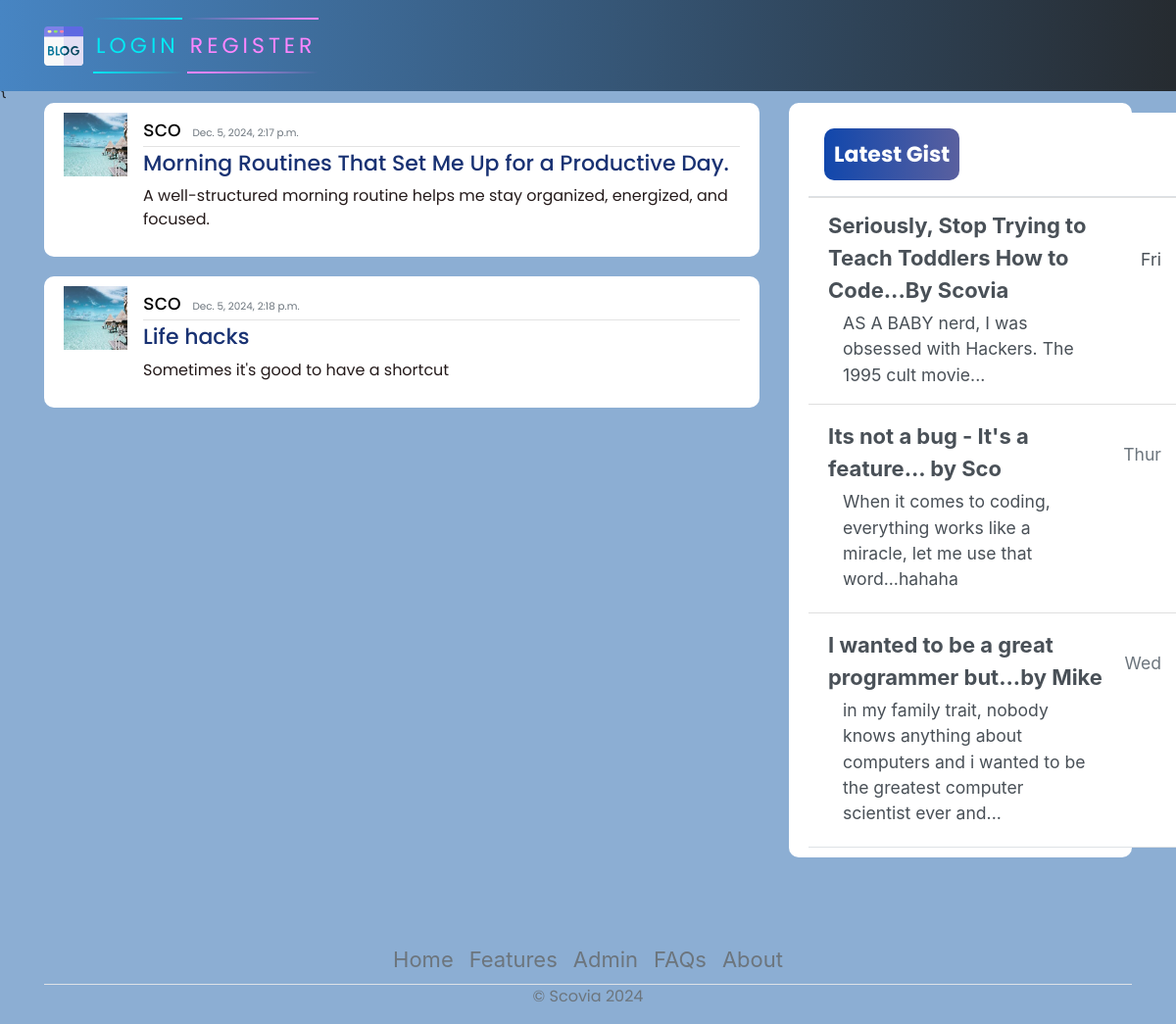
The app's page /, older data.
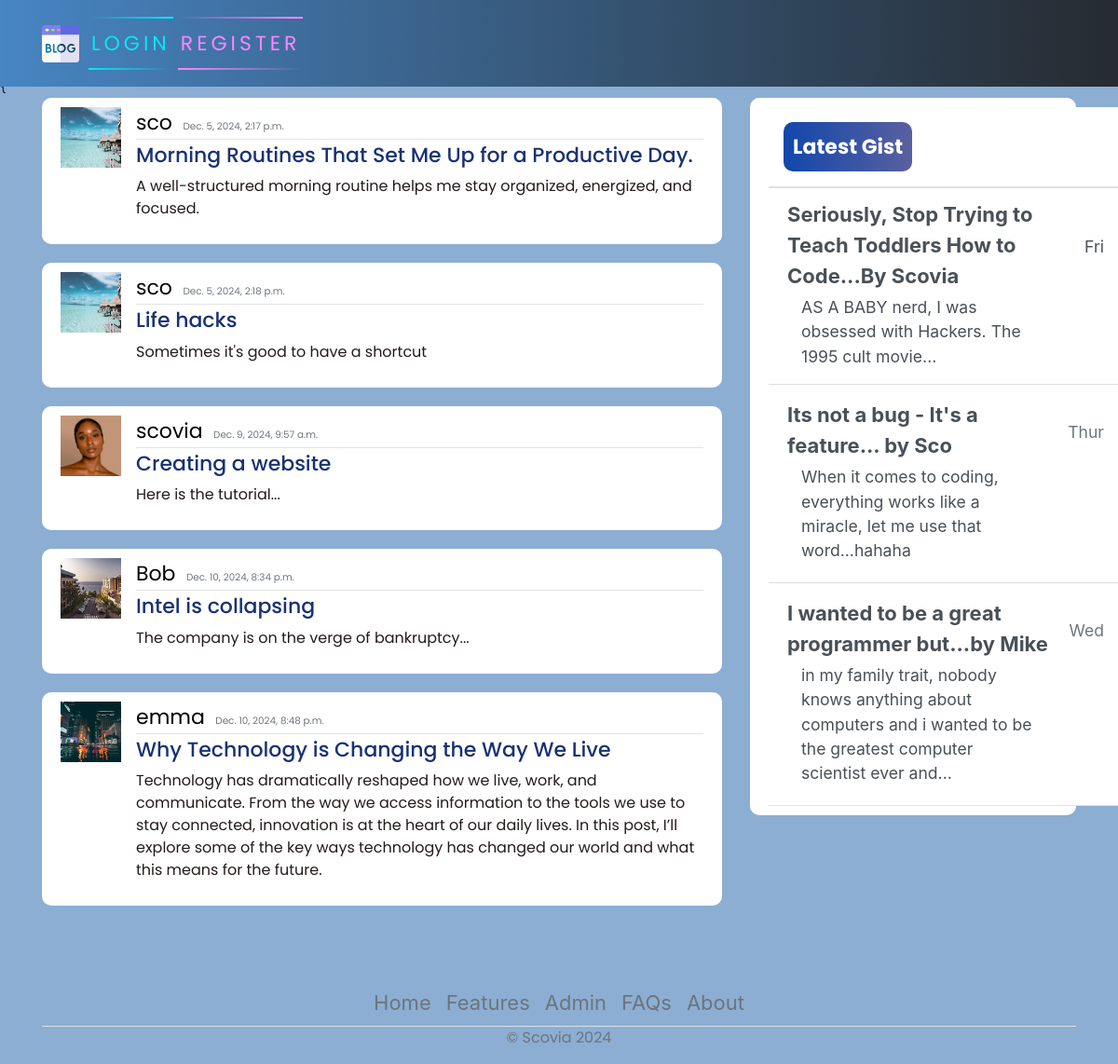
The same page, newer data.
### diary/models.py (models this page shows, shortened)
class Post(models.Model):
    title = models.CharField(max_length=200)
    content = models.TextField()
    date_posted = models.DateTimeField(default=timezone.now)
    author = models.ForeignKey(User, on_delete=models.CASCADE, default=1)

### users/models.py (models this page shows, shortened)
class Profile(models.Model):
    user = models.OneToOneField(User, on_delete=models.CASCADE)
    image = models.ImageField(default='default.jpg', upload_to='profile_pics')

### diary/views.py (the view)
# urls.py: path('', views.home, name="diary-home"),
def home(request):
    context = {
        'posts': Post.objects.all()
    }
    return render(request, 'home.html', context)

### diary/templates/home.html
{{% extends 'base.html' %}
{% block content %}
    {% for posts in posts %}
        <article class="media content-section">
            <img class="rounded-cirlce article-img" src="{{ posts.author.profile.image.url }}" alt="">
            <div class="media-body">
              <div class="article-metadata">
                <a class="mr-2" href="#">{{ posts.author }}</a>
                <small class="text-muted">{{ posts.date_posted }}</small>
              </div>
              <h2><a class="article-title" href="{% url 'blog-detail' posts.id %}">{{ posts.title }}</a></h2>
              <p class="article-content">{{ posts.content }}</p>
            </div>
            <br>
          </article>
    {% endfor  %}
{% endblock content %}

### diary/templates/base.html (shortened to what this page needs)
{% load static %}
<!DOCTYPE html>
<html>
<head>
    <link rel="stylesheet" href="https://maxcdn.bootstrapcdn.com/bootstrap/4.0.0/css/bootstrap.min.css">
    <link rel="stylesheet" href="{% static 'main.css' %}">
</head>
<body>
    <header class="site-header">
      <nav class="navbar navbar-expand-md navbar-dark bg-steel fixed-top">
        <div class="container">
          <div class="collapse navbar-collapse" id="navbarToggle">
            <div class="navbar-nav mr-auto">
                {% if user.is_authenticated %}
              <a class="nav-item nav-link" href="{% url 'blog-home' %}">HOME</a>
              <a class="nav-item nav-link" href="{% url 'blog-about' %}">ABOUT</a>
            </div>
            <div class="navbar-nav">
           <h3 style="color: white;">Hello {{request.user}}</h3>
                <a href="{% url 'blog-new' %}" id="auth-links">
                <span></span>
                <span></span>
                <span></span>
                <span></span>
                Create Post
            </a>
                <a href="{% url 'profile' %}" id="auth-links">
                <span></span>
                <span></span>
                <span></span>
                <span></span>
                Profile
            </a>
                <a href="{% url 'logout' %}" id="auth-links">
                <span></span>
                <span></span>
                <span></span>
                <span></span>
                Logout
            </a>
                {% else %}
              <a href="{% url 'login' %}" id="auth-links">
                <span></span>
                <span></span>
                Login
            </a>
            <a href="{% url 'register' %}" id="auth-links">
                <span></span>
                <span></span>
                Register
            </a>
                {% endif %}
            </div>
          </div>
        </div>
      </nav>
    </header>
    <main role="main" class="container">
      <div class="row">
          <div class="col-md-8">
          </div>
        <div class="col-md-8">
           {% block content %}{% endblock %}
        </div>
        <div class="col-md-4">
          <div class="content-section">
            <div class="d-flex flex-column align-items-stretch flex-shrink-0 bg-white" style="width: 380px;" style="padding-top: 120px;">
                <a id="list-group" style="text-decoration: none;" href="" class="d-flex align-items-center flex-shrink-0 p-3 link-dark text-decoration-none border-bottom">
                  <span class="fs-5 fw-semibold" id="gist-btn">Latest Gist</span>
                </a>
                <div class="list-group list-group-flush border-bottom scrollarea">
                  <a href="#" class="list-group-item list-group-item-action  lh-tight" aria-current="true">
                    <div class="d-flex w-100 align-items-center justify-content-between">
                      <strong class="mb-1">Seriously, Stop Trying to Teach Toddlers How to Code...By Scovia
                    </strong>
                      <small>Fri</small>
                    </div>
                    <div class="col-10 mb-1 small">AS A BABY nerd, I was obsessed with Hackers. The 1995 cult movie... </div>
                  </a>
                  <a href="#" class="list-group-item list-group-item-action py-3 lh-tight">
                    <div class="d-flex w-100 align-items-center justify-content-between">
                      <strong class="mb-1">Its not a bug - It's a feature... by Sco</strong>
                      <small class="text-muted">Thur</small>
                    </div>
                    <div class="col-10 mb-1 small">When it comes to coding, everything works like a miracle, let me use that word...hahaha</div>
                  </a>
                  <a href="#" class="list-group-item list-group-item-action py-3 lh-tight">
                    <div class="d-flex w-100 align-items-center justify-content-between">
                      <strong class="mb-1">I wanted to be a great programmer but...by Mike</strong>
                      <small class="text-muted">Wed</small>
                    </div>
                    <div class="col-10 mb-1 small">in my family trait, nobody knows anything about computers and i wanted to be the greatest computer scientist ever and...</div>
                  </a>
                </div>
              </div>
          </div>
        </div>
      </div>
        <footer class="" >
          <ul class="nav justify-content-center border-bottom"  style="margin-top: 60px;">
            <li class="nav-item"><a href="#" class="nav-link px-2 text-muted">Home</a></li>
            <li class="nav-item"><a href="#" class="nav-link px-2 text-muted">Features</a></li>
            <li class="nav-item"><a href="admin/" class="nav-link px-2 text-muted">Admin</a></li>
            <li class="nav-item"><a href="#" class="nav-link px-2 text-muted">FAQs</a></li>
            <li class="nav-item"><a href="#" class="nav-link px-2 text-muted">About</a></li>
          </ul>
          <p class="text-center text-muted">&copy; Scovia 2024</p>
        </footer>
    </main>
</body>
</html>

### diary/static/main.css (style rules this page uses)
body { background-color: rgb(140, 174, 211); margin-top: 5rem; background-size: contain; background-repeat: no-repeat; }
h1, h2, h3, h4, h5, h6, p { color: #251b1b; font-family: 'Poppins', sans-serif; }
ul { margin: 0; }
.bg-steel { background: linear-gradient(270deg, rgb(38, 43, 48) 0%, rgb(71, 133, 195) 100%); }
.content-section { background: #ffffff; padding: 10px 20px; border-radius: 10px; margin-bottom: 20px; }
.article-title { color: #193273; }
.article-content { white-space: pre-line; }
.article-img { height: 65px; width: 65px; margin-right: 16px; }
.article-metadata { font-family: 'Poppins', sans-serif; padding-bottom: 1px; margin-bottom: 4px; font-size: 13px; border-bottom: 1px solid #e3e3e3 }
svg { width: 50px; height: 50px; }
#auth-links { font-family: 'Poppins', sans-serif; position: relative; display: inline-block; padding: 12px 3px; margin: 10px 0; color: #03e9f4; text-decoration: none; text-transform: uppercase; transition: 0.5s; letter-spacing: 4px; overflow: hidden; margin-right: 5px; }
#auth-links:nth-child(2) { filter: hue-rotate(110deg); }
#auth-links span { position: absolute; display: block; }
#auth-links span:nth-child(1) { top: 0; left: 0; width: 100%; height: 2px; background: linear-gradient(90deg,transparent,#03e9f4); animation: animate1 1s linear infinite; }
#auth-links span:nth-child(3) { bottom: 0; right: 0; width: 100%; height: 2px; background: linear-gradient(270deg,transparent,#03e9f4); animation: animate3 1s linear infinite; animation-delay: 0.50s; }
#gist-btn { color: black; background: linear-gradient(270deg, rgb(90, 96, 159) 0%, rgb(17, 71, 172) 100%); padding: 10px; color: white; font-family: 'Poppins', sans-serif; font-weight: bold; border-radius: 10px; }
a { text-decoration: none; font-size: 22px; color: black; }

Row changes from the older to the newer data that the page shows:
added Post: author.profile.image (placeholder picture), author "scovia", date_posted "Dec. 9, 2024, 9:57 a.m.", title "Creating a website", content "Here is the tutorial..."
added Post: author.profile.image (picture), author "Bob", date_posted "Dec. 10, 2024, 8:34 p.m.", title "Intel is collapsing", content "The company is on the verge of bankruptcy..."
added Post: author.profile.image (picture), author "emma", date_posted "Dec. 10, 2024, 8:48 p.m.", title "Why Technology is Changing the Way We Live", content "Technology has dramatically reshaped how we live, work, and communicate. From the way we access information to the tools we use to stay connected, innovation is at the heart of our daily lives. In this post, I’ll explore some of the key ways technology has changed our world and what this means for the future."
